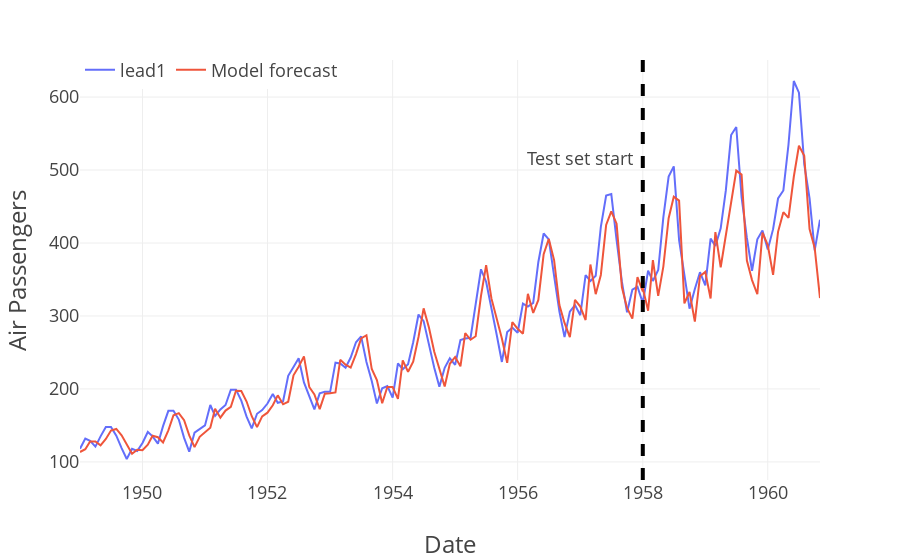

Here is the notebook cell this chart was saved with:
### Code cell
# Store losses per epoch
train_losses = []
test_losses = []

print("Untrained test\n--------")
initial_test_loss = test_model(test_loader, model, loss_function)
test_losses.append(initial_test_loss)
print()


for ix_epoch in range(20):
    print(f"Epoch {ix_epoch}\n---------")
    train_loss = train_model(train_loader, model, loss_function, optimizer=optimizer)
    train_losses.append(train_loss)
    
    test_loss = test_model(test_loader, model, loss_function)
    test_losses.append(test_loss)
    print()

print("Hidden SİZE XD", model.hidden_size)

# Plot loss per epoch
plt.figure(figsize=(10,5))
plt.plot(train_losses, label='Training loss')
plt.plot(test_losses, label='Testing loss')
plt.xlabel('Epochs')
plt.ylabel('Loss')
plt.legend()
plt.show()

# %% [markdown]
# # Evaluation

# %%
def predict(data_loader, model):
    """Just like `test_loop` function but keep track of the outputs instead of the loss
    function.
    """
    output = torch.tensor([])
    model.eval()
    with torch.no_grad():
        for X, _ in data_loader:
            y_star = model(X)
            output = torch.cat((output, y_star), 0)
    
    return output

# %%
train_eval_loader = DataLoader(train_dataset, batch_size=batch_size, shuffle=False)

ystar_col = "Model forecast"
df_train[ystar_col] = predict(train_eval_loader, model).numpy()
df_test[ystar_col] = predict(test_loader, model).numpy()

df_out = pd.concat((df_train, df_test))[[target, ystar_col]]

for c in df_out.columns:
    df_out[c] = df_out[c] * target_stdev + target_mean

print(df_out)

# %%
fig = px.line(df_out, labels={'value': "Air Passengers", 'Month': 'Date'})
fig.add_vline(x=test_start, line_width=4, line_dash="dash")
fig.add_annotation(xref="paper", x=0.75, yref="paper", y=0.8, text="Test set start", showarrow=False)
fig.update_layout(
  template=plot_template, legend=dict(orientation='h', y=1.02, title_text="")
)
fig.show()
# fig.write_image("air_passengers_forecast.png", width=1200, height=600)

### Figure 1 — Plotly figure (JSON) as saved in the notebook; plotly's stock layout.template omitted (floating-point values rounded to 4 significant figures; data arrays with more than 128 entries replaced by an {"elided": "..."} marker saying what was removed)
{"data": [{"hovertemplate": "variable=lead1<br>Date=%{x}<br>Air Passengers=%{y}<extra></extra>", "legendgroup": "lead1", "line": {"color": "#636efa", "dash": "solid"}, "marker": {"symbol": "circle"}, "mode": "lines", "name": "lead1", "orientation": "v", "showlegend": true, "type": "scatter", "x": {"elided": "144 str values"}, "xaxis": "x", "y": {"elided": "144 int values"}, "yaxis": "y"}, {"hovertemplate": "variable=Model forecast<br>Date=%{x}<br>Air Passengers=%{y}<extra></extra>", "legendgroup": "Model forecast", "line": {"color": "#EF553B", "dash": "solid"}, "marker": {"symbol": "circle"}, "mode": "lines", "name": "Model forecast", "orientation": "v", "showlegend": true, "type": "scatter", "x": {"elided": "144 str values"}, "xaxis": "x", "y": {"elided": "144 float values"}, "yaxis": "y"}], "layout": {"annotations": [{"showarrow": false, "text": "Test set start", "x": 0.75, "xref": "paper", "y": 0.8, "yref": "paper"}], "legend": {"orientation": "h", "title": {"text": ""}, "tracegroupgap": 0, "y": 1.02}, "margin": {"t": 60}, "shapes": [{"line": {"dash": "dash", "width": 4}, "type": "line", "x0": "1958-01-01", "x1": "1958-01-01", "xref": "x", "y0": 0, "y1": 1, "yref": "y domain"}], "xaxis": {"anchor": "y", "domain": [0, 1], "title": {"text": "Date"}}, "yaxis": {"anchor": "x", "domain": [0, 1], "title": {"text": "Air Passengers"}}}}
